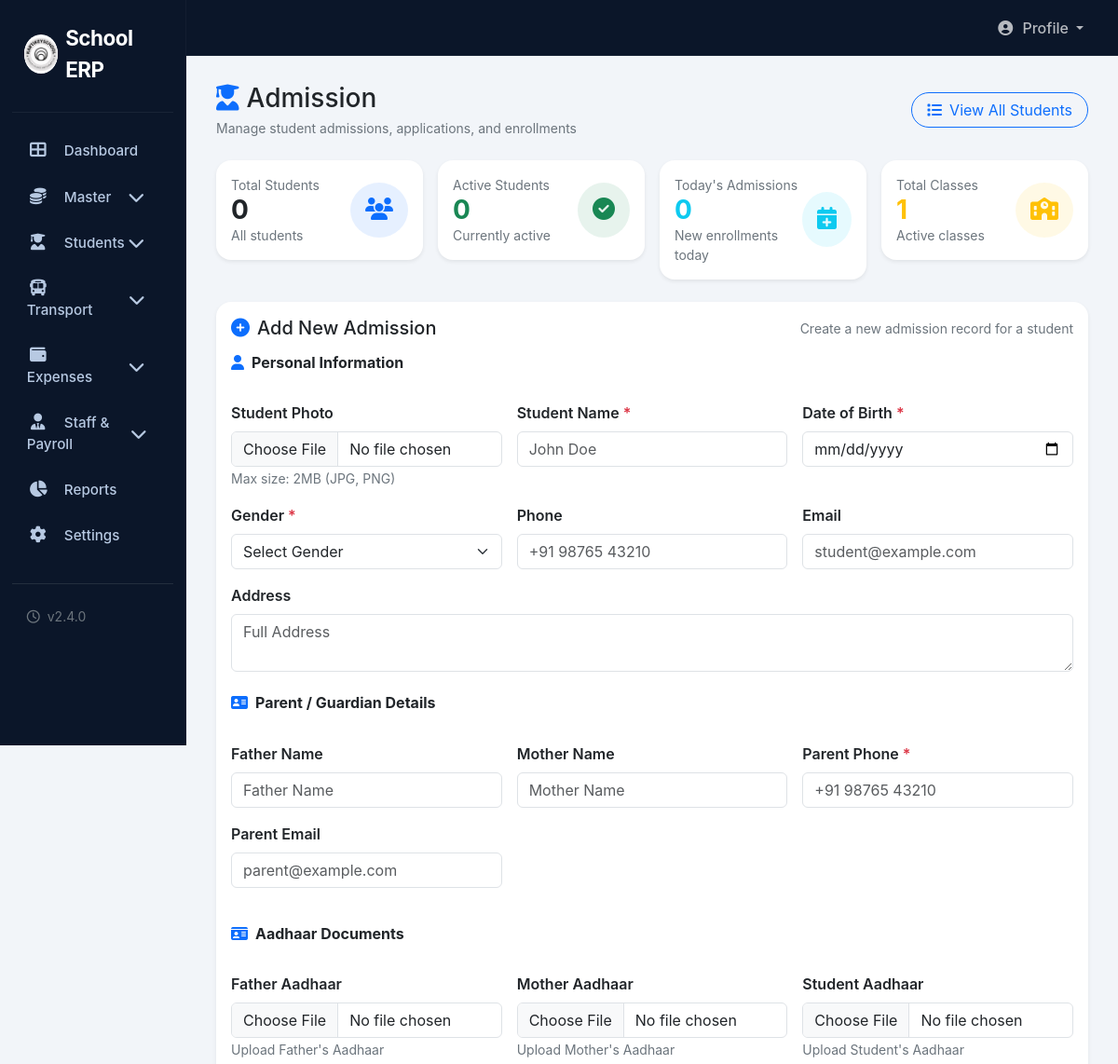
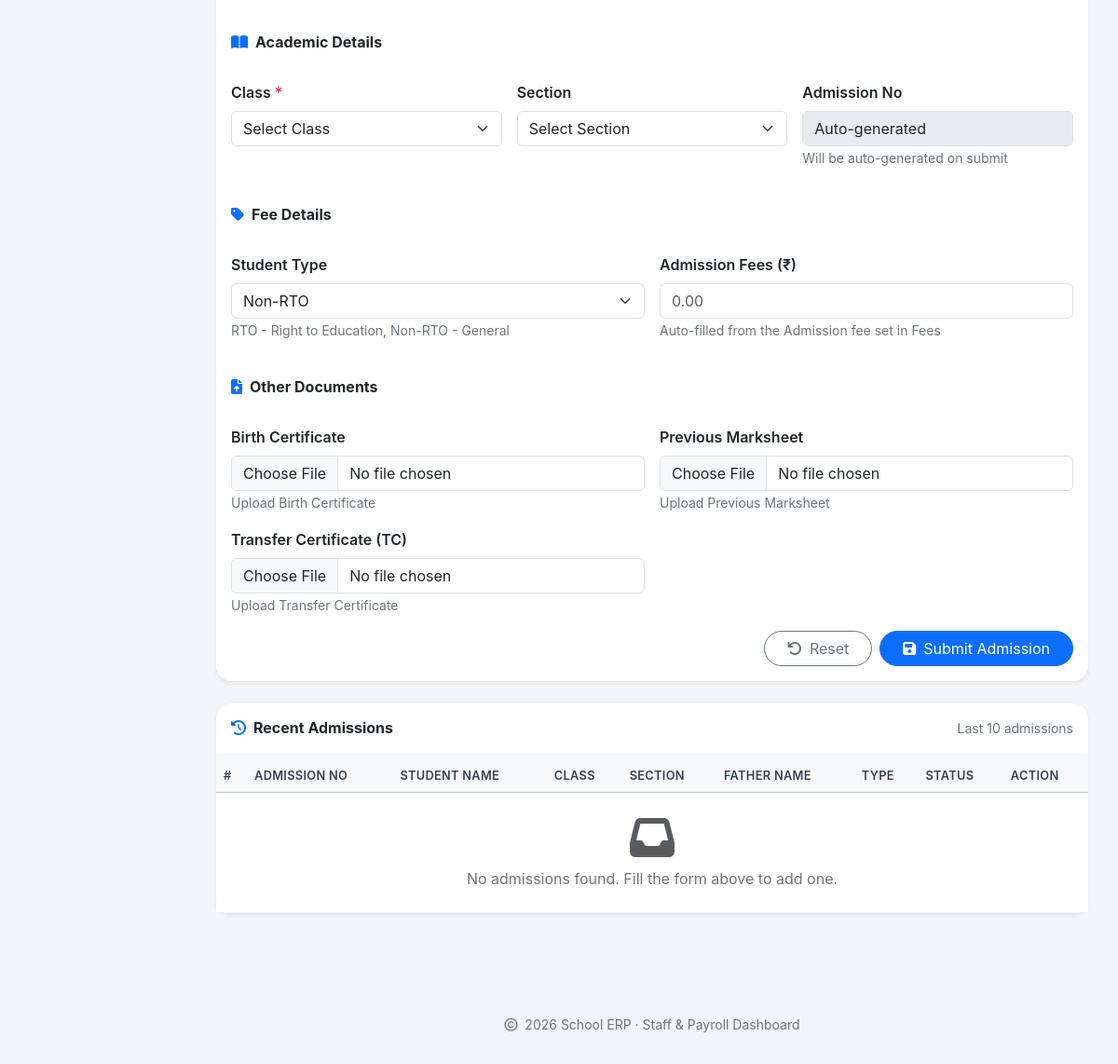
/admin/admission.php (signed in), run on an earlier commit of the app's database (2 pictures, top to bottom).
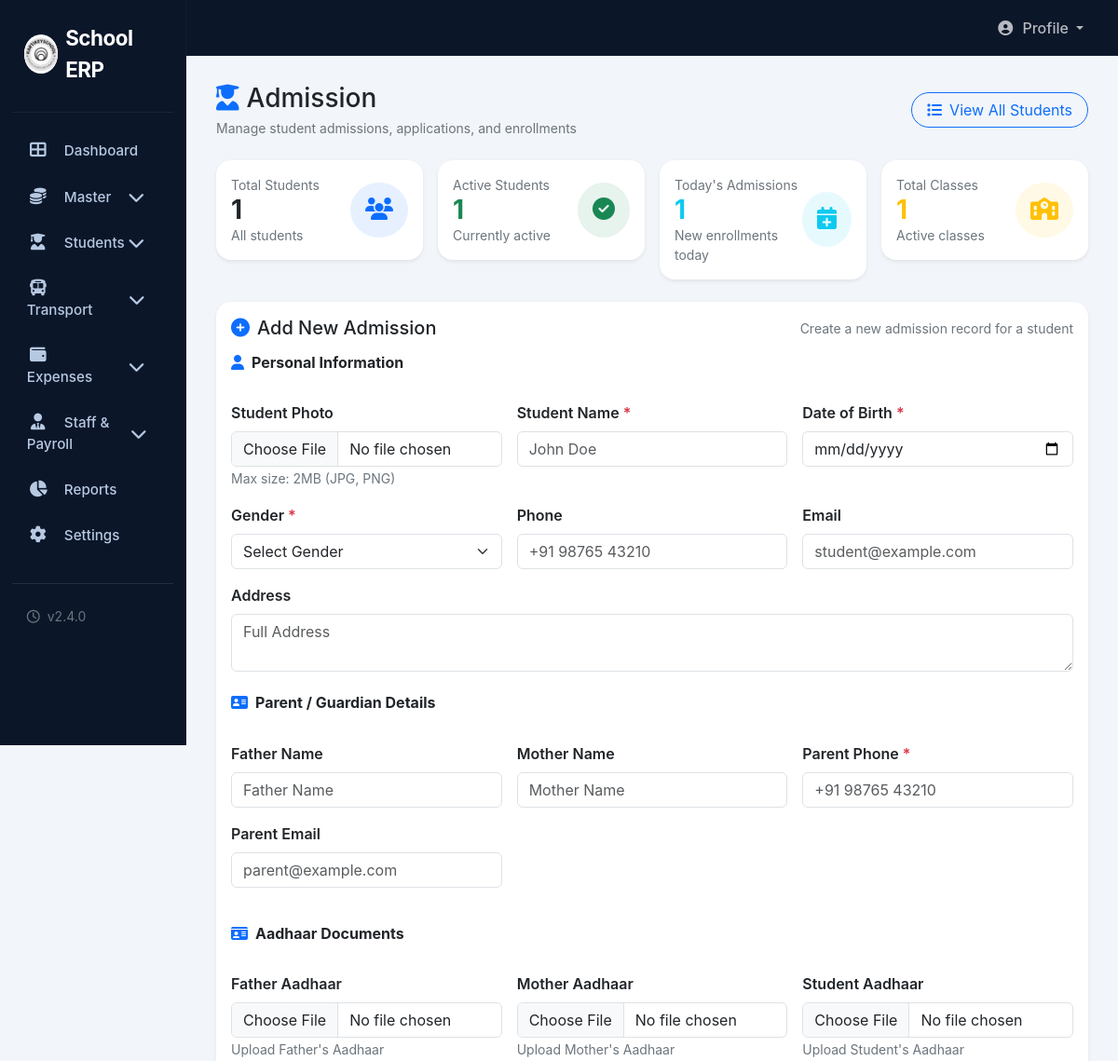
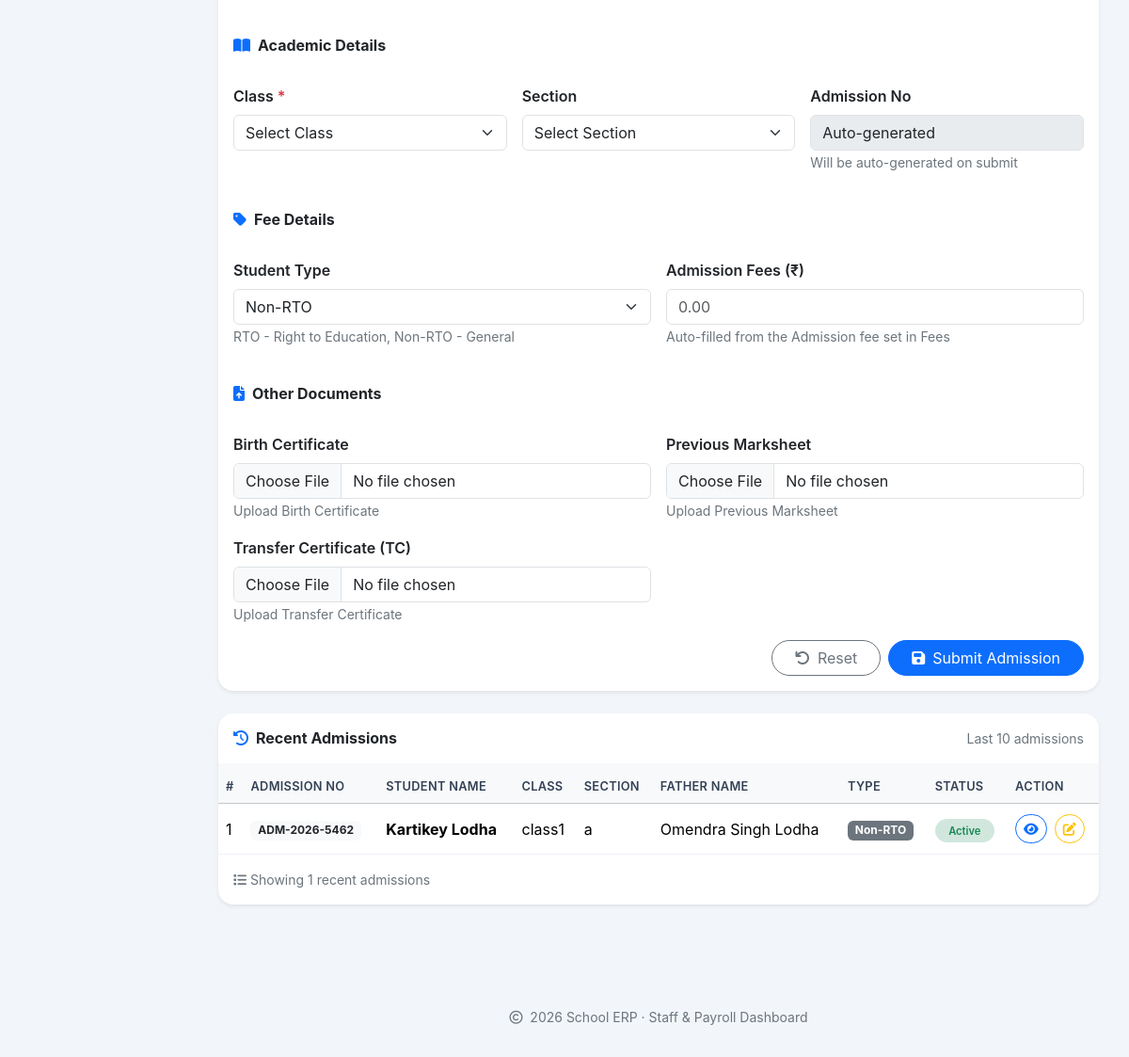
And on a later commit of the database (2 pictures, top to bottom).
### tables this page shows
CREATE TABLE `students` (
  `id` int(11) NOT NULL,
  `admission_no` varchar(50) NOT NULL,
  `name` varchar(100) NOT NULL,
  `class_id` int(11) DEFAULT NULL,
  `section_id` int(11) DEFAULT NULL,
  `gender` enum('Male','Female','Other') DEFAULT 'Male',
  `dob` date DEFAULT NULL,
  `phone` varchar(20) DEFAULT NULL,
  `email` varchar(100) DEFAULT NULL,
  `address` text DEFAULT NULL,
  `father_name` varchar(100) DEFAULT NULL,
  `mother_name` varchar(100) DEFAULT NULL,
  `parent_phone` varchar(20) DEFAULT NULL,
  `status` enum('Active','Inactive') DEFAULT 'Active',
  `created_at` timestamp NOT NULL DEFAULT current_timestamp(),
  `photo` varchar(255) DEFAULT NULL,
  `birth_certificate` varchar(255) DEFAULT NULL,
  `marksheet` varchar(255) DEFAULT NULL,
  `tc_certificate` varchar(255) DEFAULT NULL,
  `aadhaar` varchar(255) DEFAULT NULL,
  `father_aadhaar` varchar(255) DEFAULT NULL,
  `mother_aadhaar` varchar(255) DEFAULT NULL,
  `parent_email` varchar(100) DEFAULT NULL,
  `student_type` enum('RTO','Non-RTO') DEFAULT 'Non-RTO',
  `admission_fees` decimal(10,2) DEFAULT 0.00
);

CREATE TABLE `classes` (
  `id` int(11) NOT NULL,
  `class_name` varchar(50) NOT NULL,
  `student_capacity` int(11) DEFAULT 0,
  `status` enum('Active','Inactive') DEFAULT 'Active',
  `created_at` timestamp NOT NULL DEFAULT current_timestamp()
);

CREATE TABLE `sections` (
  `id` int(11) NOT NULL,
  `class_id` int(11) NOT NULL,
  `section_name` varchar(20) NOT NULL,
  `room_no` varchar(20) DEFAULT NULL
);

### admin/admission.php (the view, shortened to what the rows shown need)
<?php
include '../config/config.php';
try {
    $stmt = $conn->query("SELECT s.*, c.class_name, sec.section_name FROM students s LEFT JOIN classes c ON s.class_id = c.id LEFT JOIN sections sec ON s.section_id = sec.id ORDER BY s.id DESC LIMIT 10");
    $recent_admissions = $stmt->fetchAll(PDO::FETCH_ASSOC);
} catch (Exception $e) {
    $recent_admissions = [];
}
include 'includes/header.php';
?>
<div class="main-content">
    <div class="card border-0 rounded-4 shadow-sm">
        <div class="card-body p-0">
            <div class="table-responsive">
                <table class="table table-custom align-middle mb-0">
                    <thead class="table-light">
                        <tr>
                            <th>#</th>
                            <th>Admission No</th>
                            <th>Student Name</th>
                            <th>Class</th>
                            <th>Section</th>
                            <th>Father Name</th>
                            <th>Type</th>
                            <th>Status</th>
                            <th>Action</th>
                        </tr>
                    </thead>
                    <tbody>
                        <?php if (count($recent_admissions) > 0): ?>
                        <?php $i = 1; foreach ($recent_admissions as $student): ?>
                        <tr>
                            <td><?= $i++ ?></td>
                            <td><span class="badge bg-light text-dark"><?= htmlspecialchars($student['admission_no']) ?></span></td>
                            <td><strong><?= htmlspecialchars($student['name']) ?></strong></td>
                            <td><?= htmlspecialchars($student['class_name'] ?? '—') ?></td>
                            <td><?= htmlspecialchars($student['section_name'] ?? '—') ?></td>
                            <td><?= htmlspecialchars($student['father_name']) ?></td>
                            <td>
                                <?php if ($student['student_type'] == 'RTO'): ?>
                                <span class="badge bg-success">RTO</span>
                                <?php else: ?>
                                <span class="badge bg-secondary">Non-RTO</span>
                                <?php endif; ?>
                            </td>
                            <td>
                                <?php if ($student['status'] == 'Active'): ?>
                                <span class="status-badge bg-success-subtle text-success">Active</span>
                                <?php else: ?>
                                <span class="status-badge bg-danger-subtle text-danger">Inactive</span>
                                <?php endif; ?>
                            </td>
                            <td>
                                <div class="d-flex gap-2">
                                    <a href="view_student.php?id=<?= $student['id'] ?>" class="btn btn-sm btn-outline-primary rounded-pill" title="View">
                                        <i class="fas fa-eye"></i>
                                    </a>
                                    <a href="edit_student.php?id=<?= $student['id'] ?>" class="btn btn-sm btn-outline-warning rounded-pill" title="Edit">
                                        <i class="fas fa-edit"></i>
                                    </a>
                                </div>
                            </td>
                        </tr>
                        <?php endforeach; ?>
                        <?php endif; ?>
                    </tbody>
                </table>
            </div>
        </div>
    </div>
</div>
<?php
include 'includes/footer.php';
?>

What changed in the data, as far as the page shows it:
added students: admission_no "ADM-2026-5462", name "Kartikey Lodha", class.class_name "class1", section.section_name "a", father_name "Omendra Singh Lodha", student_type "Non-RTO", status "Active"
Also different on the page:
$total_students: "0" → "1"
$active_students: "0" → "1"
$today_admissions: "0" → "1"
count($recent_admissions): (not shown) → "1"
text no longer shown: "No admissions found. Fill the form above to add one."
text now shown: "Showing recent admissions"
